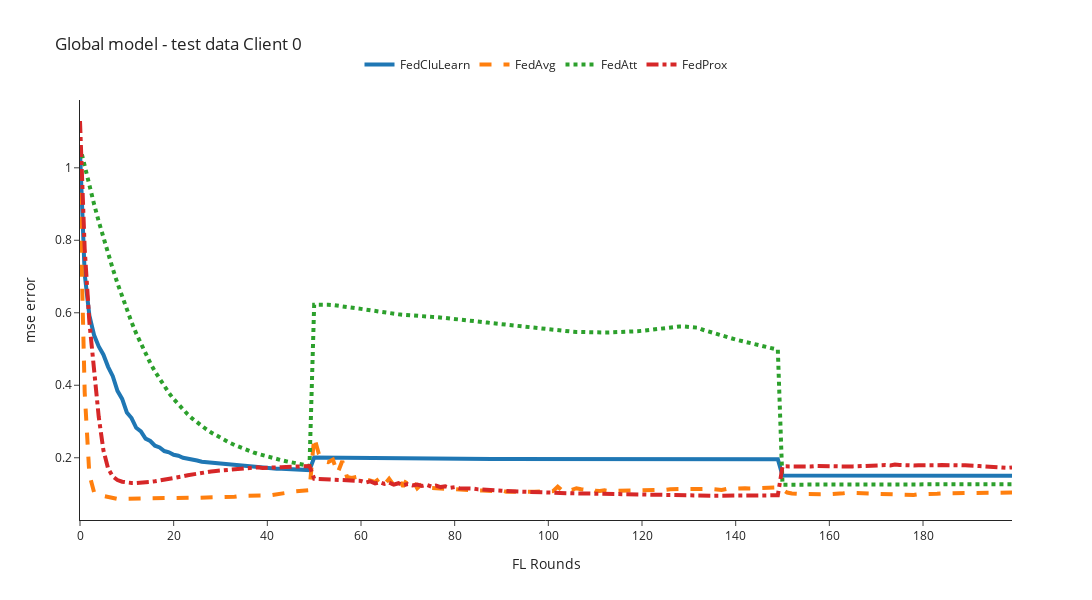
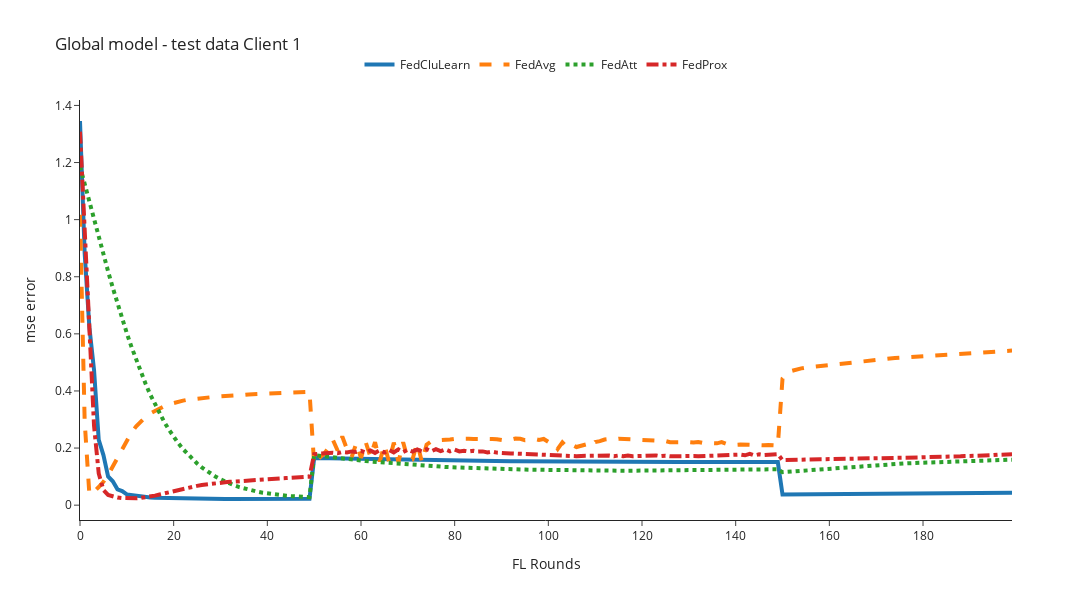

The cell these charts' notebook holds for them, in order:
### Code cell
mse_column='mse'
for client_id in [0,1,2]:
    n_rounds, y = preprocessing_results(filenames=global_filenames, client_id=client_id,mse_column=mse_column)
    plot_plotly(n_rounds, y, title=f'Global model - test data Client {client_id}', y_axis_title=f'{mse_column} error')

### Figure 1 — Plotly figure (JSON) as saved in the notebook; plotly's stock layout.template omitted (floating-point values rounded to 4 significant figures; data arrays with more than 128 entries replaced by an {"elided": "..."} marker saying what was removed)
{"data": [{"line": {"dash": "solid", "width": 4}, "mode": "lines", "name": "FedCluLearn", "type": "scatter", "x": {"elided": "201 int values"}, "y": {"elided": "200 float values"}}, {"line": {"dash": "dash", "width": 4}, "mode": "lines", "name": "FedAvg", "type": "scatter", "x": {"elided": "201 int values"}, "y": {"elided": "200 float values"}}, {"line": {"dash": "dot", "width": 4}, "mode": "lines", "name": "FedAtt", "type": "scatter", "x": {"elided": "201 int values"}, "y": {"elided": "200 float values"}}, {"line": {"dash": "dashdot", "width": 4}, "mode": "lines", "name": "FedProx", "type": "scatter", "x": {"elided": "201 int values"}, "y": {"elided": "200 float values"}}], "layout": {"height": 600, "legend": {"orientation": "h", "x": 0.5, "xanchor": "center", "y": 1.05, "yanchor": "bottom"}, "title": {"text": "Global model - test data Client 0"}, "width": 1200, "xaxis": {"autorange": true, "range": [0, 199], "title": {"text": "FL Rounds"}, "type": "linear"}, "yaxis": {"autorange": true, "range": [0.02824, 1.187], "title": {"text": "mse error"}, "type": "linear"}}}

### Figure 2 — Plotly figure (JSON) as saved in the notebook; plotly's stock layout.template omitted (floating-point values rounded to 4 significant figures; data arrays with more than 128 entries replaced by an {"elided": "..."} marker saying what was removed)
{"data": [{"line": {"dash": "solid", "width": 4}, "mode": "lines", "name": "FedCluLearn", "type": "scatter", "x": {"elided": "201 int values"}, "y": {"elided": "200 float values"}}, {"line": {"dash": "dash", "width": 4}, "mode": "lines", "name": "FedAvg", "type": "scatter", "x": {"elided": "201 int values"}, "y": {"elided": "200 float values"}}, {"line": {"dash": "dot", "width": 4}, "mode": "lines", "name": "FedAtt", "type": "scatter", "x": {"elided": "201 int values"}, "y": {"elided": "200 float values"}}, {"line": {"dash": "dashdot", "width": 4}, "mode": "lines", "name": "FedProx", "type": "scatter", "x": {"elided": "201 int values"}, "y": {"elided": "200 float values"}}], "layout": {"height": 600, "legend": {"orientation": "h", "x": 0.5, "xanchor": "center", "y": 1.05, "yanchor": "bottom"}, "title": {"text": "Global model - test data Client 1"}, "width": 1200, "xaxis": {"autorange": true, "range": [0, 199], "title": {"text": "FL Rounds"}, "type": "linear"}, "yaxis": {"autorange": true, "range": [-0.05195, 1.419], "title": {"text": "mse error"}, "type": "linear"}}}
